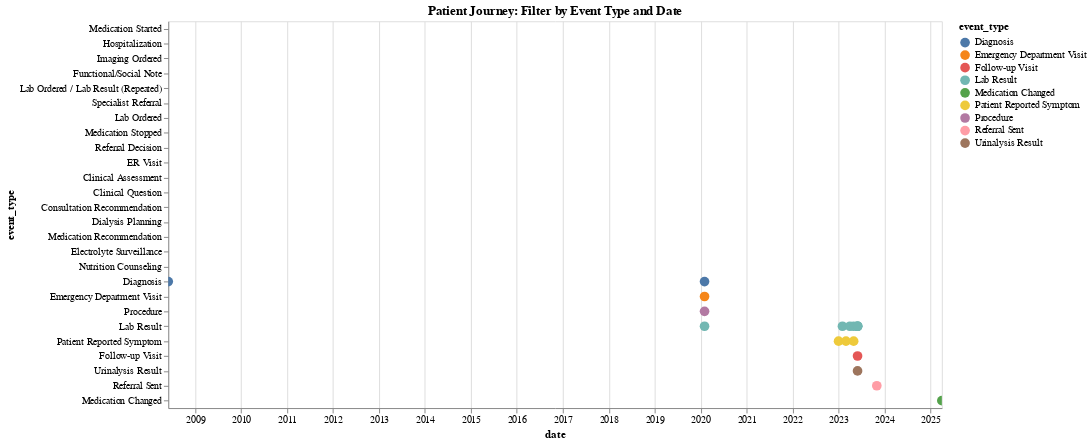

Write notebook code for a chart like this one.
### Markdown cell above
### Visualize Events with Altair

This cell uses Altair to create an interactive scatter plot timeline of the extracted events. This visualization allows filtering by event type using the legend and by date range using a brush selection on the x-axis. Hovering over a point reveals detailed information about the event.

### Code cell
import pandas as pd
import altair as alt

df = pd.DataFrame(all_events)
df['date'] = pd.to_datetime(df['date'], errors='coerce')
df = df.sort_values('date')

# Legend-based event-type filter
legend_sel = alt.selection_multi(fields=['event_type'], bind='legend')

# Brush for date range selection
brush = alt.selection_interval(encodings=['x'])

chart = alt.Chart(df).mark_circle(size=100).encode(
    x='date:T',
    y=alt.Y('event_type:N', sort=alt.EncodingSortField('date', order='ascending')),
    color='event_type:N',
    opacity=alt.condition(legend_sel & brush, alt.value(1), alt.value(0.2)),
    tooltip=['date:T', 'event_type:N', 'provider:N', 'details:N']
).add_selection(
    legend_sel, brush
).properties(
    width=800, height=400,
    title="Patient Journey: Filter by Event Type and Date"
).interactive()

chart

### Figure 1 — Vega-Lite specification as saved in the notebook (floating-point values rounded to 4 significant figures)
{"config": {"view": {"continuousWidth": 300, "continuousHeight": 300}}, "data": {"name": "data-a51e76a49f76f64daafec22dc58679e3"}, "mark": {"type": "circle", "size": 100}, "encoding": {"color": {"field": "event_type", "type": "nominal"}, "opacity": {"condition": {"test": {"and": [{"param": "param_4"}, {"param": "param_5"}]}, "value": 1}, "value": 0.2}, "tooltip": [{"field": "date", "type": "temporal"}, {"field": "event_type", "type": "nominal"}, {"field": "provider", "type": "nominal"}, {"field": "details", "type": "nominal"}], "x": {"field": "date", "type": "temporal"}, "y": {"field": "event_type", "sort": {"field": "date", "order": "ascending"}, "type": "nominal"}}, "height": 400, "params": [{"name": "param_4", "select": {"type": "point", "fields": ["event_type"]}, "bind": "legend"}, {"name": "param_5", "select": {"type": "interval", "encodings": ["x"]}}, {"name": "param_6", "select": {"type": "interval", "encodings": ["x", "y"]}, "bind": "scales"}], "title": "Patient Journey: Filter by Event Type and Date", "width": 800, "$schema": "https://vega.github.io/schema/vega-lite/v5.20.1.json", "datasets": {"data-a51e76a49f76f64daafec22dc58679e3": [{"event_type": "Diagnosis", "date": "2008-06-01T00:00:00", "provider": "Dr. Ortiz", "details": "Type 2 Diabetes Mellitus"}, {"event_type": "Emergency Department Visit", "date": "2020-02-01T00:00:00", "provider": "Emergency Department", "details": "New-onset chest pressure, shortness of breath, and elevated troponins"}, {"event_type": "Diagnosis", "date": "2020-02-01T00:00:00", "provider": "N/A", "details": "Diagnosed with Non-ST elevation myocardial infarction (NSTEMI)"}, {"event_type": "Procedure", "date": "2020-02-01T00:00:00", "provider": "N/A", "details": "Coronary angiography with stenting of the LAD"}, {"event_type": "Lab Result", "date": "2020-02-01T00:00:00", "provider": "N/A", "details": "Creatinine briefly rose from 1.5 to 1.9 mg/dL (likely post-procedure)"}, {"event_type": "Patient Reported Symptom", "date": "2023-01-01T00:00:00", "provider": "N/A", "details": "Mild morning headaches and occasional dizziness"}, {"event_type": "Lab Result", "date": "2023-02-01T00:00:00", "provider": "N/A", "details": "Mild upward trend in creatinine to 2.0 mg/dL"}, {"event_type": "Patient Reported Symptom", "date": "2023-03-01T00:00:00", "provider": "N/A", "details": "Muscle cramps during nighttime"}, {"event_type": "Lab Result", "date": "2023-04-01T00:00:00", "provider": "N/A", "details": "Review of his home glucose logs showed increased postprandial spikes"}, {"event_type": "Patient Reported Symptom", "date": "2023-05-01T00:00:00", "provider": "N/A", "details": "Increased fatigue and reduced appetite"}, {"event_type": "Lab Result", "date": "2023-05-01T00:00:00", "provider": "N/A", "details": "Creatinine: 2.1 mg/dL"}, {"event_type": "Lab Result", "date": "2023-06-01T00:00:00", "provider": "N/A", "details": "Creatinine: 2.6 mg/dL"}, {"event_type": "Lab Result", "date": "2023-06-01T00:00:00", "provider": "N/A", "details": "Proteinuria: 1.8 g/g"}, {"event_type": "Lab Result", "date": "2023-06-01T00:00:00", "provider": "N/A", "details": "Potassium: 5.3 mEq/L"}, {"event_type": "Lab Result", "date": "2023-06-01T00:00:00", "provider": "N/A", "details": "Hemoglobin: Trending low"}, {"event_type": "Follow-up Visit", "date": "2023-06-01T00:00:00", "provider": "N/A", "details": "Cr back to 2.4"}, {"event_type": "Urinalysis Result", "date": "2023-06-01T00:00:00", "provider": "N/A", "details": "Rise in protein/creatinine ratio to 1.2 g/g"}, {"event_type": "Referral Sent", "date": "2023-11-01T00:00:00", "provider": "N/A", "details": "Nephrology referral"}, {"event_type": "Medication Changed", "date": "2025-04-01T00:00:00", "provider": "Dr. John", "details": "Increased furosemide to 40 mg daily"}, {"event_type": "Medication Started", "date": "", "provider": "N/A", "details": "Metformin monotherapy initiated"}, {"event_type": "Medication Started", "date": "", "provider": "N/A", "details": "Lantus (glargine) added"}, {"event_type": "Medication Changed", "date": "", "provider": "N/A", "details": "Transitioned to basal insulin regimen (glargine) and continued metformin"}, {"event_type": "Lab Result", "date": "", "provider": "N/A", "details": "Urine microalbuminuria noted"}, {"event_type": "Medication Started", "date": "", "provider": "N/A", "details": "ACE inhibitor therapy (lisinopril 10 mg) initiated"}, {"event_type": "Medication Started", "date": "", "provider": "N/A", "details": "Amlodipine added to medication regimen"}, {"event_type": "Medication Changed", "date": "", "provider": "N/A", "details": "Amlodipine added"}, {"event_type": "Medication Changed", "date": "", "provider": "N/A", "details": "Up-titrated Amlodipine over years"}, {"event_type": "Patient Reported Symptom", "date": "", "provider": "N/A", "details": "Occasional tingling in both feet"}, {"event_type": "Diagnosis", "date": "", "provider": "N/A", "details": "Diagnosed with non-proliferative diabetic retinopathy"}, {"event_type": "Lab Result", "date": "", "provider": "N/A", "details": "Creatinine 1.8–2.0, eGFR ~42–45 mL/min"}, {"event_type": "Procedure", "date": "", "provider": "N/A", "details": "Knee replacement"}, {"event_type": "Referral Sent", "date": "", "provider": "Jennifer L. Ortiz, MD", "details": "Referral for specialty care"}, {"event_type": "Medication Changed", "date": "", "provider": "N/A", "details": "Lasix dose increased to 40 mg daily"}, {"event_type": "Hospitalization", "date": "", "provider": "St. Mary’s Hospital", "details": "HTN emergency"}, {"event_type": "Follow-up Visit", "date": "", "provider": "Your Name", "details": "Discussion on dialysis, medication management, lifestyle suggestions, and renal ultrasound"}, {"event_type": "Imaging Ordered", "date": "", "provider": "N/A", "details": "Renal US"}, {"event_type": "Imaging Ordered", "date": "", "provider": "Imaging Facility", "details": "Renal ultrasound"}, {"event_type": "Lab Result", "date": "", "provider": "N/A", "details": "Rise in protein/creatinine ratio to 1.2 g/g, consistent with worsening proteinuria."}, {"event_type": "Lab Result", "date": "", "provider": "N/A", "details": "BP ranged 150–162 mmHg."}, {"event_type": "Lab Result", "date": "", "provider": "N/A", "details": "Considered adjusting antihypertensives but deferred due to borderline potassium."}, {"event_type": "Functional/Social Note", "date": "", "provider": "N/A", "details": "Noted fatigue, exertional dyspnea, edema."}, {"event_type": "Procedure", "date": "", "provider": "N/A", "details": "Echocardiogram showed diastolic dysfunction."}, {"event_type": "Medication Started", "date": "", "provider": "N/A", "details": "Furosemide started."}, {"event_type": "Follow-up Visit", "date": "", "provider": "N/A", "details": "Noted progressive fatigue, worsening exertional dyspnea, and a new onset of bilateral lower extremity edema."}, {"event_type": "Imaging Ordered", "date": "", "provider": "N/A", "details": "Echocardiogram"}, {"event_type": "Medication Started", "date": "", "provider": "N/A", "details": "Low-dose loop diuretic (furosemide 20 mg daily)"}, {"event_type": "Patient Reported Symptom", "date": "", "provider": "N/A", "details": "Greater day-to-day fatigue, requiring longer rest periods between basic activities, increased lower extremity swelling in the evenings, mild dyspnea on exertion"}, {"event_type": "Lab Result", "date": "", "provider": "N/A", "details": "Mild normocytic anemia (Hgb ~11.8), slightly elevated potassium"}, {"event_type": "Follow-up Visit", "date": "", "provider": "N/A", "details": "Subtle change in complexion and demeanor, expressed frustration about feeling “slower” and more mentally foggy, denied syncope, falls, or severe memory issues"}, {"event_type": "Lab Ordered / Lab Result (Repeated)", "date": "", "provider": "N/A", "details": "Repeated renal function tests every 6–8 weeks"}, {"event_type": "Imaging Ordered", "date": "", "provider": "N/A", "details": "Chest radiograph showed mild basilar congestion."}, {"event_type": "Functional/Social Note", "date": "", "provider": "N/A", "details": "Patient seemed more anxious and reported ‘slowing down’."}, {"event_type": "Lab Result", "date": "", "provider": "N/A", "details": "Creatinine reached 2.3 mg/dL; GFR dropped below 30."}, {"event_type": "Specialist Referral", "date": "", "provider": "N/A", "details": "Nephrology referral reinitiated."}, {"event_type": "Specialist Referral", "date": "", "provider": "N/A", "details": "Patient agreed to nephrology referral post daughter's wedding."}, {"event_type": "Lab Ordered", "date": "", "provider": "N/A", "details": "Anemia screening."}, {"event_type": "Lab Result", "date": "", "provider": "N/A", "details": "Hemoglobin 11.7; erythropoietin level pending."}, {"event_type": "Medication Stopped", "date": "", "provider": "N/A", "details": "Ibuprofen PRN (discontinued), Clopidogrel 75 mg daily"}, {"event_type": "Lab Result", "date": "", "provider": "ER Staff", "details": "Creatinine peaked at 3.0 mg/dL, BUN of 45, and a serum potassium of 5.3"}, {"event_type": "Hospitalization", "date": "", "provider": "ER", "details": "Admitted due to hypertensive emergency, acute-on-chronic kidney injury, and edema"}, {"event_type": "Hospitalization", "date": "", "provider": "St. David’s Medical Center", "details": "IV antihypertensives and diuretics treatment, peak creatinine 3.0 mg/dL, mild hyperkalemia, metabolic acidosis"}, {"event_type": "Lab Result", "date": "", "provider": "St. David’s Medical Center", "details": "Creatinine: 2.6 mg/dL, Estimated GFR: 24 mL/min, BUN: 38 mg/dL, Potassium: 5.1 mmol/L, Urine Protein/Creatinine: 1.8 g/g, Hemoglobin: 11.6 g/dL, HbA1c (March 2025): 7.3%"}, {"event_type": "Referral Decision", "date": "", "provider": "Dr. Smith", "details": "Referred to nephrology specialist"}, {"event_type": "Referral Sent", "date": "", "provider": "Dr. Ortiz", "details": "Nephrology Evaluation for chronic kidney disease"}, {"event_type": "Referral Sent", "date": "", "provider": "Dr. N/A", "details": "Renal ultrasound ordered"}, {"event_type": "Imaging Ordered", "date": "", "provider": "Southlake Imaging", "details": "Renal ultrasound scheduled"}, {"event_type": "Functional/Social Note", "date": "", "provider": "N/A", "details": "Lives alone in single-level home"}, {"event_type": "Procedure", "date": "", "provider": "N/A", "details": "Stenting of the LAD"}, {"event_type": "Lab Result", "date": "", "provider": "N/A", "details": "Creatinine briefly rose from 1.5 to 1.9 mg/dL"}, {"event_type": "Medication Started", "date": "", "provider": "N/A", "details": "Dual antiplatelet therapy, intensified statin dosing, and a beta blocker"}, {"event_type": "ER Visit", "date": "", "provider": "ER", "details": "Hypertensive urgency (BP: 202/106 mmHg), fluid overload, and worsening renal indices."}, {"event_type": "Diagnosis", "date": "", "provider": "N/A", "details": "Progressive Diabetic Nephropathy, Long-standing Hypertension, Cardiovascular Disease"}, {"event_type": "Lab Result", "date": "", "provider": "N/A", "details": "Proteinuria increased steadily, with occasional findings in the range of 1.0 to 1.4 g/g."}, {"event_type": "Medication Started", "date": "", "provider": "N/A", "details": "Amlodipine 20 mg daily, Atorvastatin 40 mg at bedtime, Furosemide 40 mg daily, Tamsulosin 0.4 mg HS, Allopurinol 100 mg daily"}, {"event_type": "Lab Result", "date": "", "provider": "N/A", "details": "Creatinine increased from 2.1 to 2.6 mg/dL, eGFR fell below 25 mL/min, significant increase in urine protein excretion"}, {"event_type": "Patient Reported Symptom", "date": "", "provider": "N/A", "details": "Minor lapses in memory, forgetting lab appointments or misplacing glucometer"}, {"event_type": "Follow-up Visit", "date": "", "provider": "N/A", "details": "Daughter visits monthly from Denver"}, {"event_type": "Medication Started", "date": "", "provider": "N/A", "details": "Compliant with Medicare Part B"}, {"event_type": "Functional/Social Note", "date": "", "provider": "N/A", "details": "Mr. Halperin lives alone in a single-level home, cooks for himself and drives short distances, uses a cane on uneven surfaces due to right knee osteoarthritis, stopped traveling beyond his immediate area, expressed anxiety about future hospitalizations and the prospect of dialysis"}, {"event_type": "Clinical Assessment", "date": "", "provider": "N/A", "details": "Multifactorial case of progressive CKD, rooted primarily in long-term CKD"}, {"event_type": "Referral Sent", "date": "", "provider": "N/A", "details": "Nephrology referral"}, {"event_type": "Patient Reported Symptom", "date": "", "provider": "N/A", "details": "fatigue, poor appetite, mild cognitive slowing"}, {"event_type": "Lab Result", "date": "", "provider": "N/A", "details": "creatinine continues to rise, and eGFR has dropped into the low 20s"}, {"event_type": "Lab Result", "date": "", "provider": "N/A", "details": "increasing proteinuria"}, {"event_type": "Follow-up Visit", "date": "", "provider": "N/A", "details": "Despite optimized therapy with ACE inhibitors, statin, insulin, and diuretic support"}, {"event_type": "Clinical Question", "date": "", "provider": "N/A", "details": "Etiologic Clarification: While diabetic nephropathy remains the leading hypothesis"}, {"event_type": "Patient Reported Symptom", "date": "", "provider": "N/A", "details": "rate of decline and degree of proteinuria"}, {"event_type": "Consultation Recommendation", "date": "", "provider": "N/A", "details": "consider biopsy"}, {"event_type": "Dialysis Planning", "date": "", "provider": "N/A", "details": "pre-dialysis education or vascular access evaluation"}, {"event_type": "Medication Started", "date": "", "provider": "N/A", "details": "lisinopril and furosemide"}, {"event_type": "Medication Recommendation", "date": "", "provider": "N/A", "details": "SGLT2 inhibitor or other renally-protective agent"}, {"event_type": "Electrolyte Surveillance", "date": "", "provider": "N/A", "details": "mild hyperkalemia and fluctuating bicarbonate levels"}, {"event_type": "Nutrition Counseling", "date": "", "provider": "N/A", "details": "nephrology-based nutrition consult to guide protein and phosphorus intake"}, {"event_type": "Lab Result", "date": "", "provider": "Lab Facility", "details": "List of recent labs"}, {"event_type": "Medication Started", "date": "", "provider": "Your Name", "details": "Medication for nephropathy management"}]}}
